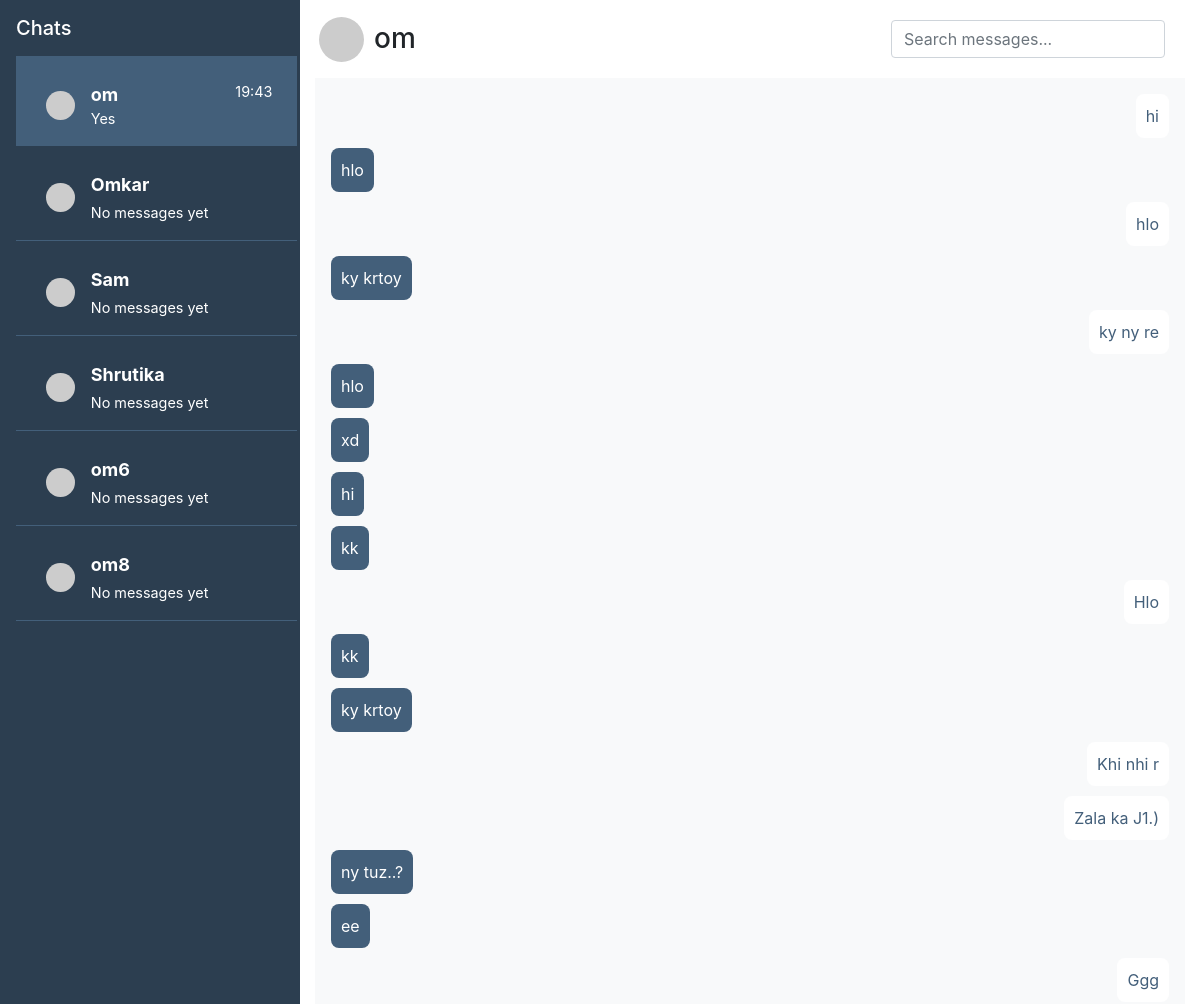
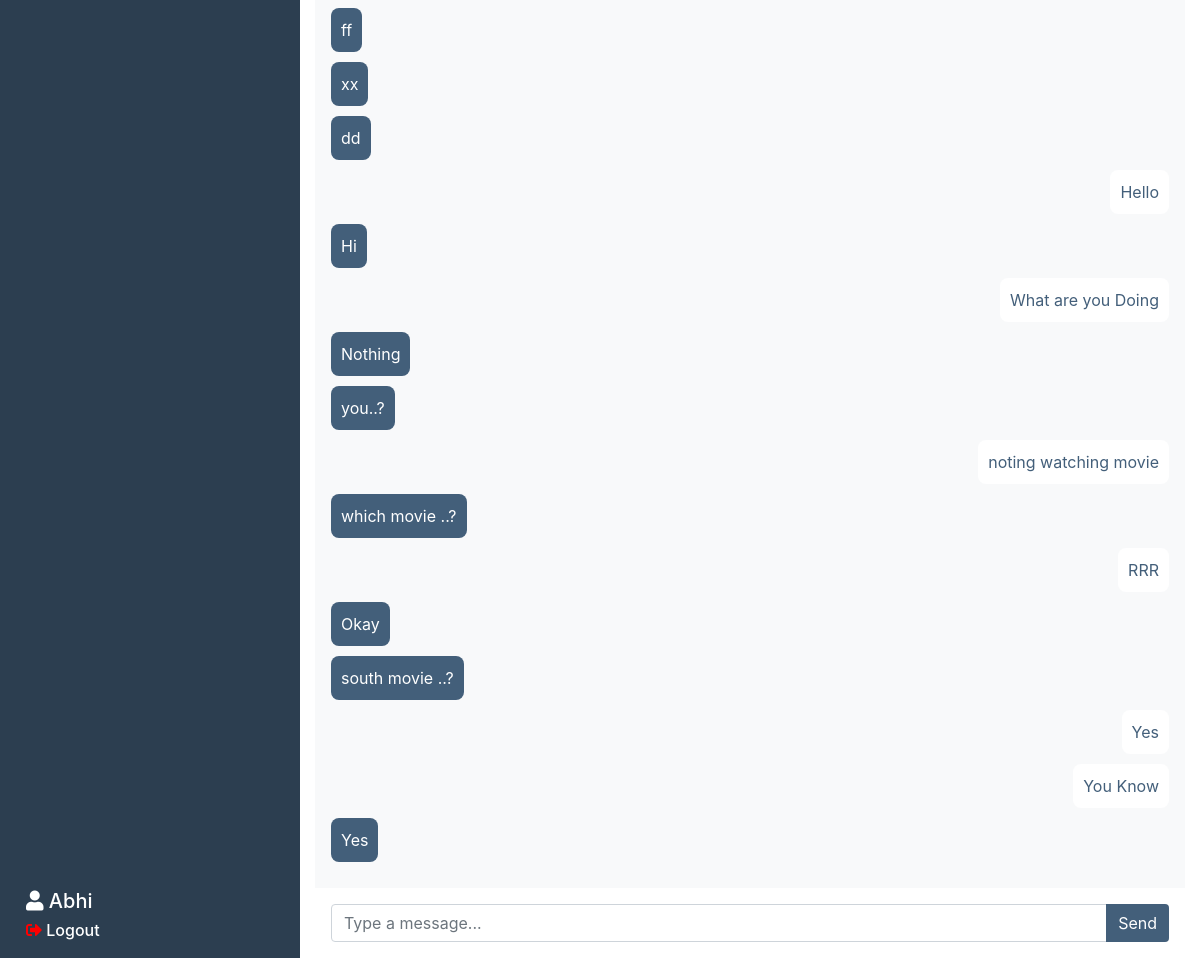
Screenshot of /chat/om/ (signed in) with the database file from the repository (2 pictures, top to bottom).
### chat/models.py (models this page shows, shortened)
class Message(models.Model):
    sender = models.ForeignKey(User, related_name="sent_messages", on_delete=models.CASCADE)
    receiver = models.ForeignKey(User, related_name="received_messages", on_delete=models.CASCADE)
    content = models.TextField()
    timestamp = models.DateTimeField(auto_now_add=True)

### chat/views.py (the view)
# urls.py: path('chat/<str:room_name>/', views.chat_room, name='chat'),
@login_required
def chat_room(request, room_name):
    search_query = request.GET.get('search', '')
    users = User.objects.exclude(id=request.user.id)
    chats = Message.objects.filter(
        (Q(sender=request.user) & Q(receiver__username=room_name)) |
        (Q(receiver=request.user) & Q(sender__username=room_name))
    )
    if search_query:
        chats = chats.filter(Q(content__icontains=search_query))
    chats = chats.order_by('timestamp')
    user_last_messages = []
    for user in users:
        last_message = Message.objects.filter(
            (Q(sender=request.user) & Q(receiver=user)) |
            (Q(receiver=request.user) & Q(sender=user))
        ).order_by('-timestamp').first()
        user_last_messages.append({
            'user': user,
            'last_message': last_message
        })
    user_last_messages.sort(
        key=lambda x: x['last_message'].timestamp if x['last_message'] and x['last_message'].timestamp else timezone.make_aware(datetime.min),
        reverse=True
    )
    return render(request, 'chat.html', {
        'room_name': room_name,
        'chats': chats,
        'users': users,
        'user_last_messages': user_last_messages,
        'search_query': search_query
    })

### templates/chat.html (shortened to what this page needs)
<!DOCTYPE html>
<html lang="en">
  <head>
    <link
      rel="stylesheet"
      href="https://stackpath.bootstrapcdn.com/bootstrap/4.5.2/css/bootstrap.min.css"
    />
    <link
      rel="stylesheet"
      href="https://cdnjs.cloudflare.com/ajax/libs/font-awesome/5.15.1/css/all.min.css"
    />
  </head>
  <body style="height: 100vh; display: flex; flex-direction: column">
    <div class="container-fluid h-100">
      <div class="row h-100">
        <div class="col-3 sidebar p-3 chats">
          <h5 class="mb-3 text-white">Chats</h5>
          <div class="contacts">
            {% for item in user_last_messages %}
            <a
              href="{% url 'chat' item.user.username %}"
              class="list-group-item list-group-item-action {% if item.user.username == room_name %} active {% endif %}"
              data-id="{{ room_name }}"
            >
              <div class="d-flex align-items-center">
                <img
                  src="https://ui-avatars.com/api/?name={{ item.user.username|urlencode }}&size=64&background=random"
                  alt="{{ item.user.username }}'s Profile Image"
                  class="profile-icon rounded-circle mr-3"
                  style="width: 1.8rem; height: 1.8rem; object-fit: cover"
                />
                <div class="w-100">
                  <div class="d-flex justify-content-between">
                    <strong class="text-truncate"
                      >{{ item.user.username }}</strong
                    >
                    {% if item.last_message %}
                    <small class="text-nowrap timestamp">
                      {{ item.last_message.timestamp|date:"H:i" }}</small
                    >
                    {% endif %}
                  </div>
                  <div>
                    {% if item.last_message %}
                    <small
                      class="d-block text-truncate last-msg"
                      style="max-width: 90%"
                      id="last-message"
                    >
                       {{ item.last_message.content|truncatewords:5 }}
                    </small>
                    {% else %}
                    <small class="">No messages yet</small>
                    {% endif %}
                  </div>
                </div>
              </div>
            </a>
            {% endfor %}
          </div>
          <div class="logout">
            <h5 class="text-white">
              <i class="fas fa-user"></i>
              {{ request.user.username|title }}
            </h5>
            <h5 style="cursor: pointer; font-size: 1rem; margin-top: 5px">
              <i class="fas fa-sign-out-alt" style="color: red"></i>
              <a href="{% url 'logout' %}" class="text-white">Logout</a>
            </h5>
          </div>
        </div>
        <div class="col-9 d-flex flex-column chat" data-id="{{ room_name }}">
          <div class="d-flex align-items-center p-1">
            <img
              src="https://ui-avatars.com/api/?name={{ room_name|urlencode }}&size=64&background=random"
              style="border-radius: 50%; height: 45px; width: auto"
            />
            <h3 class="display-5 mb-0" style="padding-left: 10px">
              {{ room_name }}
            </h3>
            <form method="GET" action="" class="p-3 ml-auto">
              <div class="form-group mb-0">
                <input
                  type="text"
                  name="search"
                  id="searchInput"
                  class="form-control"
                  placeholder="Search messages..."
                  value="{{ search_query }}"
                />
              </div>
            </form>
          </div>
          <div id="chatbox" class="chatbox flex-fill p-3">
            {% if chats %} {% for message in chats %}
            <div
              class="chat-message {% if message.sender == request.user %} sender {% else %} receiver {% endif %}"
            >
              <span>{{ message.content }}</span>
            </div>
            {% endfor %} {% else %}
            <p class="no-messages">No Messages.</p>
            {% endif %}
          </div>
          <div class="chat-input p-3">
            <div class="input-group">
              <input
                type="text"
                id="my_input"
                class="form-control"
                placeholder="Type a message..."
                required
              />
              <div class="input-group-append">
                <button
                  id="submit_button"
                  class="btn btn-primary"
                  type="button"
                >
                  Send
                </button>
              </div>
            </div>
          </div>
        </div>
      </div>
    </div>
  </body>
</html>

### templates/chat.html (style rules this page uses)
.profile-icon { color: #12151a; }
#chatbox { background-color: #f8f9fa; overflow-y: auto; height: calc(100vh - 180px); padding: 10px; }
.chat-message { border-radius: 8px; padding: 10px; display: flex; width: fit-content; margin-bottom: 10px; clear: both; }
.chat-message.sender { background-color: #ffffff; color: #435f7a; margin-left: auto; text-align: right; }
.chat-message.receiver { background-color: #435f7a; color: white; margin-right: auto; text-align: left; }
.chat-input { background-color: white; }
.chat-input button { border-top-left-radius: 0; border-bottom-left-radius: 0; background: #435f7a; color: white; border: none; }
.sidebar { background-color: #2c3e50; overflow-y: auto; }
.sidebar a { background: #2c3e50; color: white; }
.sidebar i { color: white; }
.chats .list-group-item { border: none; border-bottom: 1px solid #e9ecef; padding: 25px 25px 15px 30px; font-size: 18px; }
.chats .list-group-item { border-bottom: 1px solid #435f7a; width: 105%; }
.active { background-color: #435f7a !important; color: white; }
.logout { position: absolute; bottom: 0; width: 100%; padding: 10px; background-color: #2c3e50; }

### rows the page displays
Message: content "hi"
Message: content "hlo"
Message: content "hlo"
Message: content "ky krtoy"
Message: content "ky ny re"
Message: content "hlo"
Message: content "xd"
Message: content "hi"
Message: content "kk"
Message: content "Hlo"
Message: content "kk"
Message: content "ky krtoy"
Message: content "Khi nhi r"
Message: content "Zala ka J1.)"
Message: content "ny tuz..?"
Message: content "ee"
Message: content "Ggg"
Message: content "ff"
Message: content "xx"
Message: content "dd"
Message: content "Hello"
Message: content "Hi"
Message: content "What are you Doing"
Message: content "Nothing"
Message: content "you..?"
Message: content "noting watching movie"
Message: content "which movie ..?"
Message: content "RRR"
Message: content "Okay"
Message: content "south movie ..?"
Message: content "Yes"
Message: content "You Know"
Message: content "Yes"

### other values shown
{{ item.user.username }} "om"
{{ item.last_message.timestamp|date:"H:i" }} "19:43"
{{ item.last_message.content|truncatewords:5 }} "Yes"
{{ item.user.username }} "Omkar"
{{ item.user.username }} "Sam"
{{ item.user.username }} "Shrutika"
{{ item.user.username }} "om6"
{{ item.user.username }} "om8"
{{ request.user.username|title }} "Abhi"
{{ room_name }} "om"
